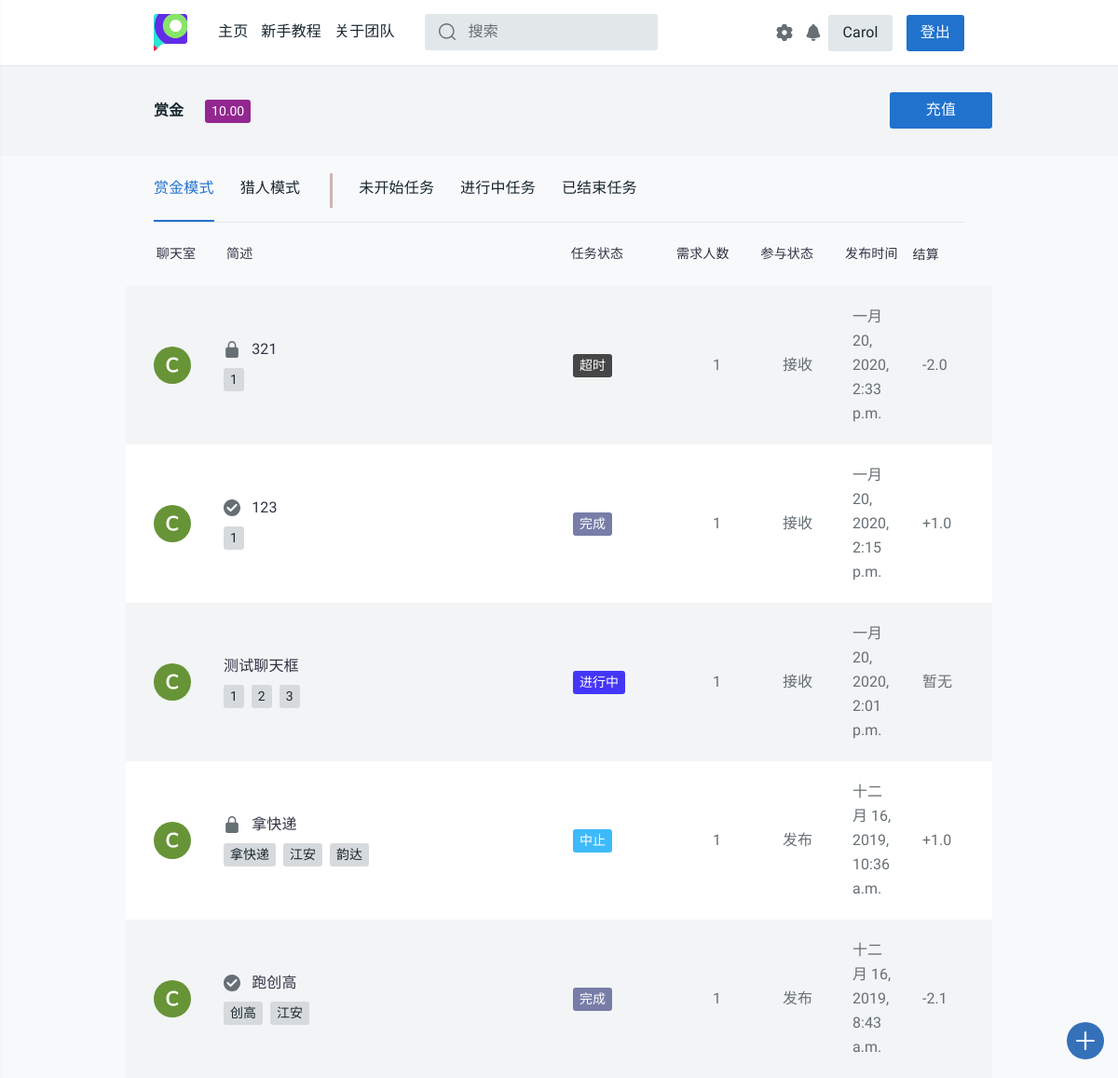
/profile/ (signed in), run on the app's committed database.
### login/models.py (models this page shows, shortened)
class User(models.Model):
    name = models.CharField(max_length=128, unique=True)
    password = models.CharField(max_length=256)
    stu_id = models.CharField(max_length=13, unique=True)
    phone = models.CharField(max_length=11, unique=True, default='None')
    dept = models.CharField(max_length=50, default='None')
    money = models.DecimalField(max_digits=5, decimal_places=2, default=0.00)
    c_time = models.DateTimeField(auto_now_add=True)
    has_confirmed = models.BooleanField(default=False)
    send_state = models.IntegerField(default=1)
    updated_time = models.DateTimeField(null=True, blank=True)
    class Meta:
        ordering = ['c_time']
        verbose_name = '用户'
        verbose_name_plural = '用户'

### task_platform/models.py (models this page shows, shortened)
class Task(models.Model):
    state = (('未开始', 'waitting'), ('进行中', 'processing'), ('中止', 'abort'),
             ('撤销', 'revoke'), ('超时', 'timeout'), ('完成', 'completed'))
    publisher = models.CharField(max_length=128)
    pub_time = models.DateTimeField(auto_now_add=True)
    begin_time = models.DateTimeField(null=True, blank=True)
    end_time = models.DateTimeField(null=True, blank=True)
    people_needed = models.IntegerField(default=1)
    people_now = models.IntegerField(default=0)
    expected_time_consuming = models.DecimalField(
        max_digits=12, decimal_places=1, default=0.0)
    task_description = models.CharField(max_length=50, default="None")
    task_detail = RichTextUploadingField(default='None')
    task_state = models.CharField(max_length=32, choices=state, default='未开始')
    task_class = models.CharField(max_length=48, default='赏金模式')
    class Meta:
        ordering = ['pub_time']
        verbose_name = '任务'
        verbose_name_plural = '任务'

class Task_tags(models.Model):
    sig_tag = models.CharField(max_length=20, default="None")
    task_id = models.IntegerField(default="0")
    def __str__(self):
        return self.sig_tag
    class Meta:
        verbose_name = "任务标签"
        verbose_name_plural = "任务标签"

### task_platform/views.py (the view)
# urls.py: path('profile/', views.profile, name='profile'),
def profile(request):
    username = request.session.get('user_name', None)
    if not username:
        return redirect('/login/')
    notice_room = '/chatroom/{}'.format(get_notice_room_id(username))
    notice_num = chatinfo_num(username)
    user = User.objects.get(name=username)
    student_id = user.stu_id
    phone = user.phone
    dept = user.dept
    if user.dept == 'None':
        dept = '暂无信息'
    money = user.money
    task_list_list = []
    if username:
        user = User.objects.get(name=username)
        student_id = user.stu_id
        phone = user.phone
        dept = user.dept
        if user.dept == 'None':
            dept = '暂无信息'
    stcolor_finder = {
        '未开始': '9', '进行中': '2',
        '中止': '3', '撤销': '3',
        '超时': '6', '完成': '4',
        '赏金模式': '5', '猎人模式': '7'
    }
    rec_task_id_list = Task_receive.objects.filter(username=username).values_list('task_id')
    latest_task_list = Task.objects.filter(
        Q(publisher=username) | Q(id__in=rec_task_id_list)
    ).order_by('-pub_time')
    tab_class = [
        ("task_class='赏金模式'", "_task.task_state"),
        ("task_class='猎人模式'", "_task.task_state"),
        ("task_state='未开始'", "_task.task_class"),
        ("task_state='进行中'", "_task.task_class"),
        ("Q(task_state='撤销')|Q(task_state='中止')|Q(task_state='超时')|Q(task_state='完成')",
        "_task.task_class")
    ]
    def calc_settlement(task, username):
        _settlement = '暂无'
        rec_task_list = Task_receive.objects.filter(task_id=task.id)
        if task.publisher == username:
            if task.task_class == '赏金模式':
                if task.task_state == '完成':
                    _settlement = 0
                    for rec in rec_task_list:
                        _settlement -= (1 + settings.PERCENTAGE) * float(rec.done_money)
                elif task.task_state in ['中止']:
                    _settlement = 0
                    for rec in rec_task_list:
                        _settlement += float(rec.done_money)
                elif task.task_state == '撤销':
                    _settlement = -settings.DEPOSIT
                    for rec in rec_task_list:
                        if rec.is_abort:
                            _settlement += float(rec.done_money)
            else:
                if task.task_state == '完成':
                    _settlement = -float(rec_task_list.first().done_money) * (1 - settings.PERCENTAGE)
                elif task.task_state in ['中止', '超时']:
                    _settlement = -settings.DEPOSIT
        elif rec_task_list.filter(username=username):
            if task.task_class == '赏金模式':
                if task.task_state == '完成':
                    _settlement = float(rec_task_list.get(username=username).done_money)
                elif task.task_state in ['中止', '超时']:
                    _settlement = -float(rec_task_list.get(username=username).done_money)
                elif task.task_state == '撤销':
                    _settlement = float(settings.DEPOSIT) / rec_task_list.count()
            else:
                if task.task_state == '完成':
                    _settlement = -float(rec_task_list.get(username=username).done_money)
                elif task.task_state in ['中止', '超时']:
                    _settlement = float(settings.DEPOSIT)
        if type(_settlement) == str:
            return _settlement
        if _settlement >= 0:
            return '+{}'.format(round(_settlement, 2))
        else:
            return str(round(_settlement, 2))
    for idx in range(5):
        tag_list = []
        for _task in eval('latest_task_list.filter({})'.format(tab_class[idx][0])):
            _color = 'tt-color0{} tt-badge'.format(stcolor_finder[eval(tab_class[idx][1])])
            _settlement = calc_settlement(_task, username)
            _room_id = get_room_id(_task)
            tag_list.append(
                (_task, _color, _settlement, _room_id,
                Task_tags.objects.filter(task_id=_task.id).order_by('sig_tag'))
            )
        task_list_list.append(tag_list)
    tag_list_1, tag_list_2, tag_list_3, tag_list_4, tag_list_5 = (
        task_list_list[0], task_list_list[1], task_list_list[2],
        task_list_list[3], task_list_list[4]
    )
    if request.method == 'POST' and 'settings' in request.POST:
        sl_message = self_settings(request, user)
    return render(request, 'task_platform/profile.html', locals())

### task_platform/tools.py (called while the page is built)
@csrf_exempt
def get_room_id(task):
    md5 = hashlib.md5()
    md5.update('{}{}'.format(task.id, task.publisher).encode())
    return md5.hexdigest()

@csrf_exempt
def get_notice_room_id(username):
    md5 = hashlib.md5()
    md5.update(username.encode())
    return md5.hexdigest()

def chatinfo_num(username):
    withs = Withdraw.objects.filter(username=username, state='完成', noticed=False)
    for each_with in withs:
        send_notice(username, '恭喜您，您于{}发起的提现{}元的请求已经接受，请查看您支付宝余额，如果有问题请联系platform_office@163.com。'.format(each_with.start_time.strftime('%Y-%m-%d %M:%H:%S'), each_with.money))
        each_with.noticed = True
        each_with.save()
    chatnum = ChatVision.objects.filter(username=username, has_seen=False).count()
    return chatnum

### task_platform/templates/task_platform/profile.html (shortened to what this page needs)
{% extends 'task_platform/base.html'%}
{% load staticfiles %}
{% block content %}
<head>
  <link rel="stylesheet" href="{% static 'css/style.css' %}">
  <link href="{% static 'css/profile.css' %}" rel="stylesheet">
</head>
<main id="tt-pageContent" class="tt-offset-small">
  <div class="tt-wrapper-section">
    <div class="container">
      <div class="tt-user-header">
        <div class="tt-col-title">
          <div class="tt-title">
            <a href="#">赏金</a>
          </div>
          <ul class="tt-list-badge">
            <li><a href="#"><span class="tt-color14 tt-badge">{{ money }}</span></a></li>
          </ul>
        </div>
        <div class="tt-col-btn" id="js-settings-btn">
          <div class="tt-list-btn">
            <a href="/recharge/" class="btn btn-secondary">充值</a>
          </div>
        </div>
      </div>
    </div>
  </div>
  <div class="container">
    <div class="tt-tab-wrapper">
      <div class="tt-wrapper-inner">
        <ul class="nav nav-tabs pt-tabs-default" role="tablist">
          <li class="nav-item show">
            <a class="nav-link active" data-toggle="tab" href="#tt-tab-01" role="tab"><span>赏金模式</span></a>
          </li>
          <li class="nav-item">
            <a class="nav-link" data-toggle="tab" href="#tt-tab-02" role="tab">
              <div class="box-container">
                <div class="border-right"><span>猎人模式</span></div>
              </div>
             </a>
          </li>
          <li class="nav-item">
            <a class="nav-link" data-toggle="tab" href="#tt-tab-03" role="tab"><span>未开始任务</span></a>
          </li>
          <li class="nav-item">
            <a class="nav-link" data-toggle="tab" href="#tt-tab-04" role="tab"><span>进行中任务</span></a>
          </li>
          <li class="nav-item">
            <a class="nav-link" data-toggle="tab" href="#tt-tab-05" role="tab"><span>已结束任务</span></a>
          </li>
        </ul>
      </div>
      <div class="tab-content">
        <div class="tab-pane tt-indent-none show active" id="tt-tab-01" role="tabpanel">
          <div class="tt-topic-list">
            <div class="tt-list-header">
              <div class="tt-col-value" style="width: 17%;"><center>聊天室</center></div>
              <div class="tt-col-category" style="width: 90%">简述</div>
              <div class="tt-col-category" style="width: 30%;padding-left:5.5%">任务状态</div>
              <div class="tt-col-value hide-mobile" style="width: 20%;padding-left:2%">需求人数</div>
              <div class="tt-col-value hide-mobile" style="width: 20%;padding-left:2%">参与状态</div>
              <div class="tt-col-value hide-mobile" style="width: 20%;padding-left:2%">发布时间</div>
              <div class="tt-col-value" style="width: 20%;padding:0%">结算</div>
            </div>
            {% if tag_list_1 %}
            {% for task, color, settlement, room_id, tags in tag_list_1 %}
              <div class="tt-item">
                <div class="tt-col-avatar">
                  <a href="/chatroom/{{ room_id }}">
                  <svg class="tt-icon">
                    <use xlink:href="#icon-ava-c"></use>
                  </svg>
                  </a>
                </div>
                <div class="tt-col-description">
                  <h6 class="tt-title"><a href="{% url 'detail' task.id %}">
                      {% if task.task_state == "完成" %}
                        <svg class="tt-icon">
                          <use xlink:href="#icon-verified"></use>
                        </svg>
                      {% elif task.task_state == "中止" or task.task_state == "撤销" or task.task_state == "超时" %}
                        <svg class="tt-icon">
                          <use xlink:href="#icon-locked"></use>
                        </svg>
                      {% endif %}
                      {{ task.task_description }}
                    </a></h6>
                  <div class="row align-items-center no-gutters">
                    <div class="col-11">
                      <ul class="tt-list-badge">
                        {% for tag in tags %}
                        <li><a><span class="tt-badge">{{ tag }}</span></a></li>
                        {% endfor%}
                      </ul>
                    </div>
                  </div>
                </div>
                <div class="tt-col-category"><span class="{{ color }}">{{ task.task_state }}</span></div>
                <div class="tt-col-value hide-mobile">{{ task.people_needed }}</div>
                <div class="tt-col-value   hide-mobile">
                  {% if task.publisher == username %}
                  发布
                  {% else %}
                  接收
                  {% endif %}
                </div>
                <div class="tt-col-value hide-mobile">{{ task.pub_time }}</div>
                <div class="tt-col-value hide-mobile">{{ settlement }}</div>
              </div>
            {% endfor %}
            {% endif %}
          </div>
        </div>
      </div>
    </div>
  </div>
</main>
{% endblock %}

### static/css/profile.css (style rules this page uses)
.box-container { position: relative; }
.border-right { padding: 0px 35px 0px 0px; }
.border-right:after { content: ''; position: absolute; left: auto; top: auto; bottom: 15px; right: 0; height: 52%; width: 3px; background-color: #ccb5b5; }

### data on the page
User: money "10.00"
Task: task_description "321", task_state "超时", people_needed "1", publisher "接收", pub_time "一月 20, 2020, 2:33 p.m.", settlement "-2.0"
Task_tags: sig_tag "1"
Task: task_description "123", task_state "完成", people_needed "1", publisher "接收", pub_time "一月 20, 2020, 2:15 p.m.", settlement "+1.0"
Task_tags: sig_tag "1"
Task: task_description "测试聊天框", task_state "进行中", people_needed "1", publisher "接收", pub_time "一月 20, 2020, 2:01 p.m.", settlement "暂无"
Task_tags: sig_tag "1"
Task_tags: sig_tag "2"
Task_tags: sig_tag "3"
Task: task_description "拿快递", task_state "中止", people_needed "1", publisher "发布", pub_time "十二月 16, 2019, 10:36 a.m.", settlement "+1.0"
Task_tags: sig_tag "拿快递"
Task_tags: sig_tag "江安"
Task_tags: sig_tag "韵达"
Task: task_description "跑创高", task_state "完成", people_needed "1", publisher "发布", pub_time "十二月 16, 2019, 8:43 a.m.", settlement "-2.1"
Task_tags: sig_tag "创高"
Task_tags: sig_tag "江安"

### other printed values
{{ request.session.user_name }} "Carol"
